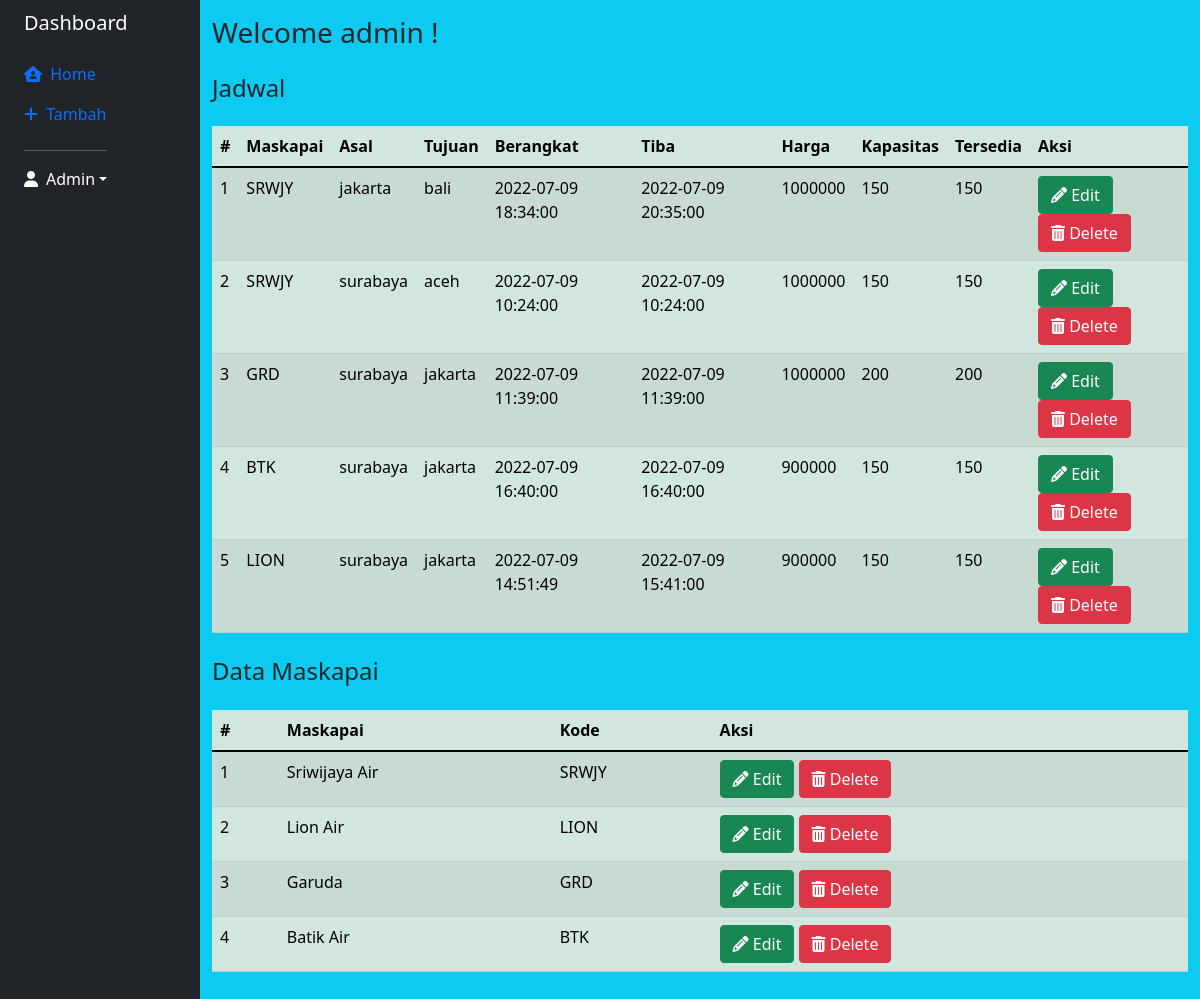
The page /dashboard.php (signed in) on the database as committed earlier.
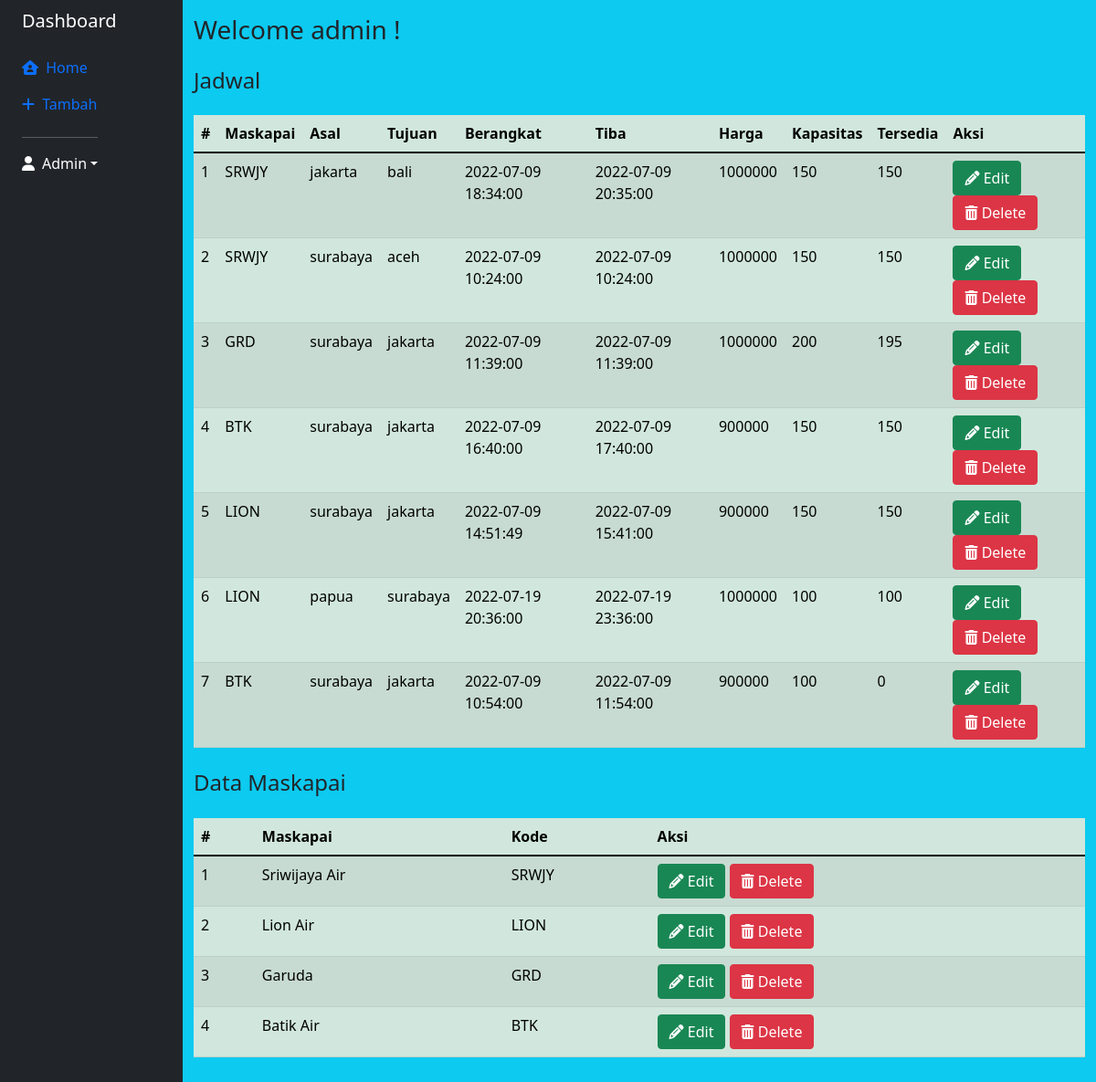
The same page on the database as committed later.
### tables this page shows
CREATE TABLE `jadwal` (
  `id` int(5) NOT NULL,
  `maskapai` int(5) NOT NULL,
  `asal` varchar(255) NOT NULL,
  `tujuan` varchar(255) NOT NULL,
  `berangkat` datetime NOT NULL,
  `tiba` datetime NOT NULL,
  `harga` int(25) NOT NULL,
  `kapasitas` int(11) NOT NULL,
  `tersedia` int(11) NOT NULL
);

CREATE TABLE `maskapai` (
  `id` int(5) NOT NULL,
  `nama` varchar(255) NOT NULL,
  `kode` varchar(5) NOT NULL
);

### dashboard.php (the view, shortened to what this page needs)
<?php
include 'config.php';
?>
<!DOCTYPE html>
<html lang="en">
<head>
    <link href="https://cdn.jsdelivr.net/npm/bootstrap@5.1.3/dist/css/bootstrap.min.css" rel="stylesheet">
    <link rel="stylesheet" href="https://cdnjs.cloudflare.com/ajax/libs/font-awesome/6.1.1/css/all.min.css" />
</head>
<body class="vh-100 bg-info">
<div class="container-fluid bg-dark">
    <div class="row flex-nowrap">
        <div class="col-auto col-md-3 col-xl-2 px-sm-2 px-0 bg-dark">
            <div class="d-flex flex-column align-items-center align-items-sm-start px-3 pt-2 text-white min-vh-100">
                <a href="#" class="d-flex align-items-center pb-3 mb-md-0 me-md-auto text-white text-decoration-none bg-dark">
                    <span class="fs-5 d-none d-sm-inline">Dashboard</span>
                </a>
                <ul class="nav nav-pills flex-column mb-sm-auto mb-0 align-items-center align-items-sm-start" id="menu">
                    <li>
                        <a href="#" class="nav-link px-0 align-middle">
                        <i class="fa-solid fa-house-user"></i> <span class="ms-1 d-none d-sm-inline">Home</span> </a>
                    </li>
                    <li>
                        <a href="#submenu1" data-bs-toggle="collapse" class="nav-link px-0 align-middle">
                        <i class="fa-solid fa-plus"></i> <span class="ms-1 d-none d-sm-inline">Tambah</span> </a>
                    </li>
                    <li>
                        <hr>
                        <a href="#" class="d-flex align-items-center text-white text-decoration-none dropdown-toggle" id="dropdownUser1" data-bs-toggle="dropdown" aria-expanded="false">
                            <i class="fa-solid fa-user"></i><span class="ms-2 d-none d-sm-inline">Admin</span>
                        </a>
                    </li>
                </ul>
            </div>
        </div>
        <div class="col py-3 bg-info">
            <h3 class="mb-4">Welcome <?php echo $_SESSION['username'];?> !</h3>
            <h4 class="mb-4">Jadwal</h4>
                <div class="table-responsive">
                    <table class="table table-success table-striped mb-4">
                        <thead>
                            <tr>
                                <th scope="col">#</th>
                                <th scope="col">Maskapai</th>
                                <th scope="col">Asal</th>
                                <th scope="col">Tujuan</th>
                                <th scope="col">Berangkat</th>
                                <th scope="col">Tiba</th>
                                <th scope="col">Harga</th>
                                <th scope="col">Kapasitas</th>
                                <th scope="col">Tersedia</th>
                                <th scope="col">Aksi</th>
                            </tr>
                        </thead>
                        <tbody>
                        <?php
                            $query = "SELECT * FROM jadwal";
                            $result = $conn->query($query);
                            $i = 1;
                            while($row = mysqli_fetch_array($result)){
                                $maskapai = $row['maskapai'];
                                echo "<tr>";
                                echo "<td>$i </td>";
                                $sql = "SELECT kode FROM maskapai WHERE id = $maskapai";
                                $hasil = mysqli_fetch_assoc($conn->query($sql));
                                foreach($hasil as $hsl){
                                    echo "<td>".$hsl."</td>";
                                }
                                $id = $row['id'];
                                echo "<td>".$row['asal']."</td>";
                                echo "<td>".$row['tujuan']."</td>";
                                echo "<td>".$row['berangkat']."</td>";
                                echo "<td>".$row['tiba']."</td>";
                                echo "<td>".$row['harga']."</td>";
                                echo "<td>".$row['kapasitas']."</td>";
                                echo "<td>".$row['tersedia']."</td>";
                                echo "<td><a class='btn btn-success' href='edit-jadwal.php?id=$id'><span class='fa-solid fa-pencil'></span> Edit</a> <a class='btn btn-danger' href='hapus-jadwal.php?id=$id'><span class='fa-solid fa-trash-can'></span> Delete</a></td>";
                                echo "</tr>";
                                $i++;
                            }
                        ?>
                        </tbody>
                    </table>
                </div>
                <h4 class="mb-4">Data Maskapai</h4>
                <div class="table-responsive">
                    <table class="table table-success table-striped">
                        <thead>
                            <tr>
                                <th scope="col">#</th>
                                <th scope="col">Maskapai</th>
                                <th scope="col">Kode</th>
                                <th scope="col">Aksi</th>
                            </tr>
                        </thead>
                        <tbody>
                        <?php
                            $query2 = "SELECT * FROM maskapai";
                            $result2 = $conn->query($query2);
                            $i = 1;
                            while($row2 = mysqli_fetch_array($result2)){
                                $id = $row2['id'];
                                echo "<tr>";
                                echo "<td>$i </td>";
                                echo "<td>".$row2['nama']."</td>";
                                echo "<td>".$row2['kode']."</td>";
                                echo "<td><a class='btn btn-success' href='edit-maskapai.php?id=$id'><span class='fa-solid fa-pencil'></span> Edit</a> <a class='btn btn-danger' href='hapus-maskapai.php?id=$id'><span class='fa-solid fa-trash-can'></span> Delete</a></td>";
                                echo "</tr>";
                                $i++;
                            }
                        ?>
                        </tbody>
                    </table>
                </div>
            </div>
        </div>
    </div>
</body>
</html>

Rows that differ between the two databases and show on the page:
changed jadwal (number 3 of 7 on the later page): tersedia "200" → "195"
changed jadwal (number 4 of 7 on the later page): tiba "2022-07-09 16:40:00" → "2022-07-09 17:40:00"
added jadwal: asal "papua", tujuan "surabaya", berangkat "2022-07-19 20:36:00", tiba "2022-07-19 23:36:00", harga "1000000", kapasitas "100", tersedia "100", maskapai (kode "LION")
added jadwal: asal "surabaya", tujuan "jakarta", berangkat "2022-07-09 10:54:00", tiba "2022-07-09 11:54:00", harga "900000", kapasitas "100", tersedia "0", maskapai (kode "BTK")
